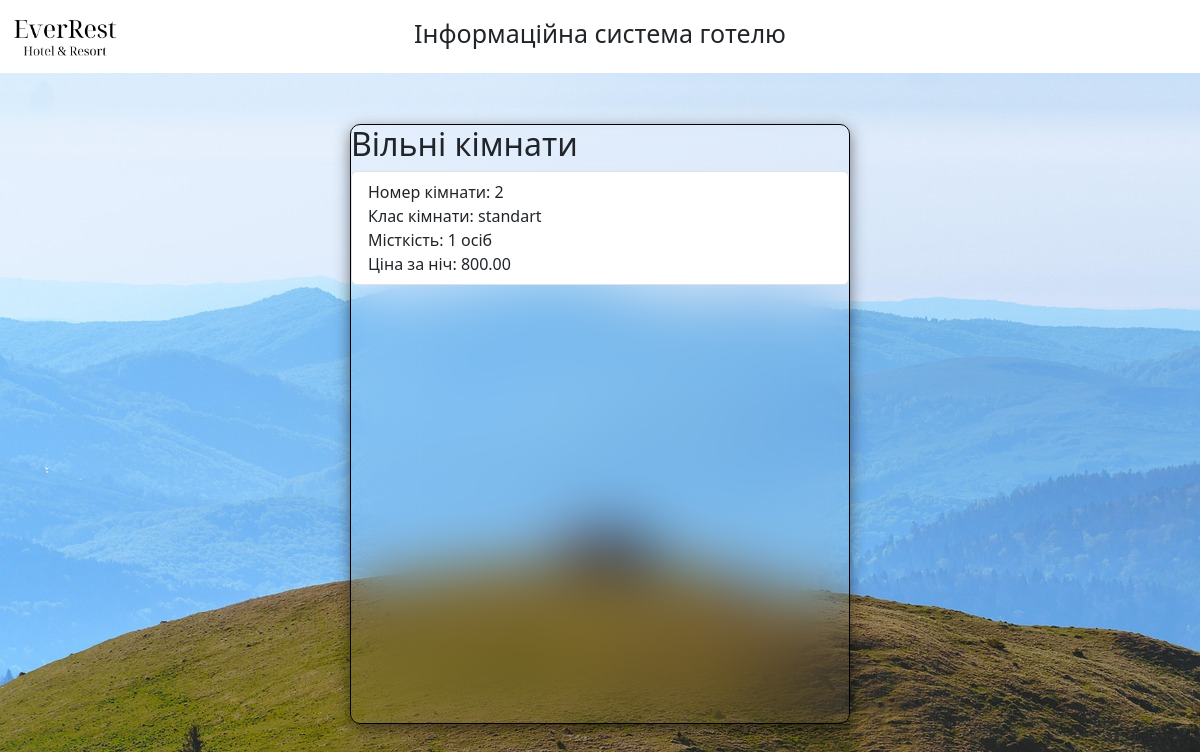
The page /free-rooms/ (signed in) on the database as committed earlier.
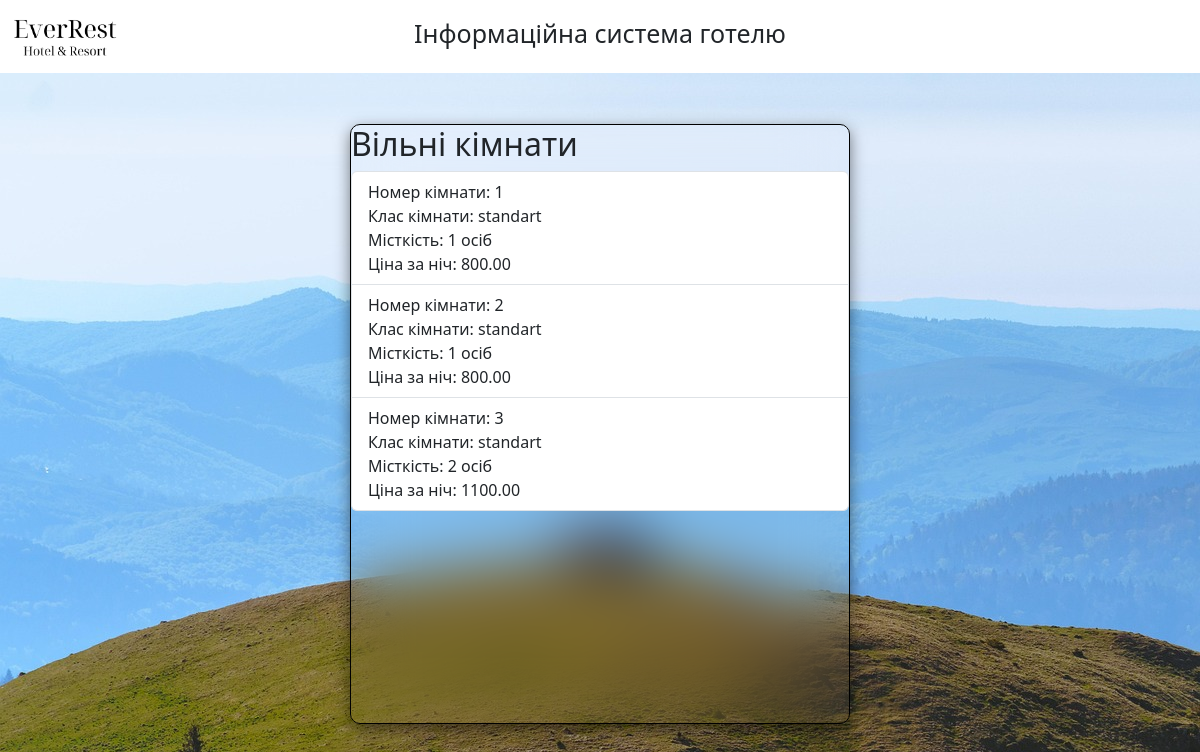
The same page on the database as committed later.
### main/models.py (models this page shows, shortened)
class Room(models.Model):
    room_id = models.CharField('Номер кімнати', max_length=10, unique=True)
    room_class = models.CharField('Клас кімнати', max_length=50, choices=[
        ('standart', 'Стандарт'),
        ('premium', 'Преміум'),
    ])
    capacity = models.IntegerField('Місткість кімнати')
    cost = models.DecimalField('Ціна за ніч', max_digits=8, decimal_places=2)
    status = models.CharField('Статус кімнати', max_length=20, default='available', choices=[
        ('available', 'Доступна'),
        ('unavailable', 'Зайнята'),
    ])
    client = models.ForeignKey(Client, on_delete=models.SET_NULL, null=True, blank=True, verbose_name='Клієнт')

### main/views.py (the view)
# urls.py: path('free-rooms/', views.free_rooms_view, name='free_rooms'),
@login_required
def free_rooms_view(request):
    free_rooms = Room.objects.filter(status='available')
    context = {
        'free_rooms': free_rooms,
    }
    return render(request, 'free_rooms.html', context)

### main/templates/free_rooms.html (shortened to what this page needs)
{% extends 'layout.html' %}
{% block content %}
<div class="block1">
    <h2>Вільні кімнати</h2>
    <ul class="list-group">
    {% for room in free_rooms %}
        <li class="list-group-item">
            Номер кімнати: {{ room.room_id }}<br>
            Клас кімнати: {{ room.room_class }}<br>
            Місткість: {{ room.capacity }} осіб<br>
            Ціна за ніч: {{ room.cost }}
        </li>
    {% empty %}
        <li class="list-group-item">На даний момент вільних кімнат немає.</li>
    {% endfor %}
    </ul>
</div>
{% endblock %}

Rows that differ between the two databases and show on the page:
now on this page (row edited): Room: room_id "1", room_class "standart", capacity "1", cost "800.00"
now on this page (row edited): Room: room_id "3", room_class "standart", capacity "2", cost "1100.00"
